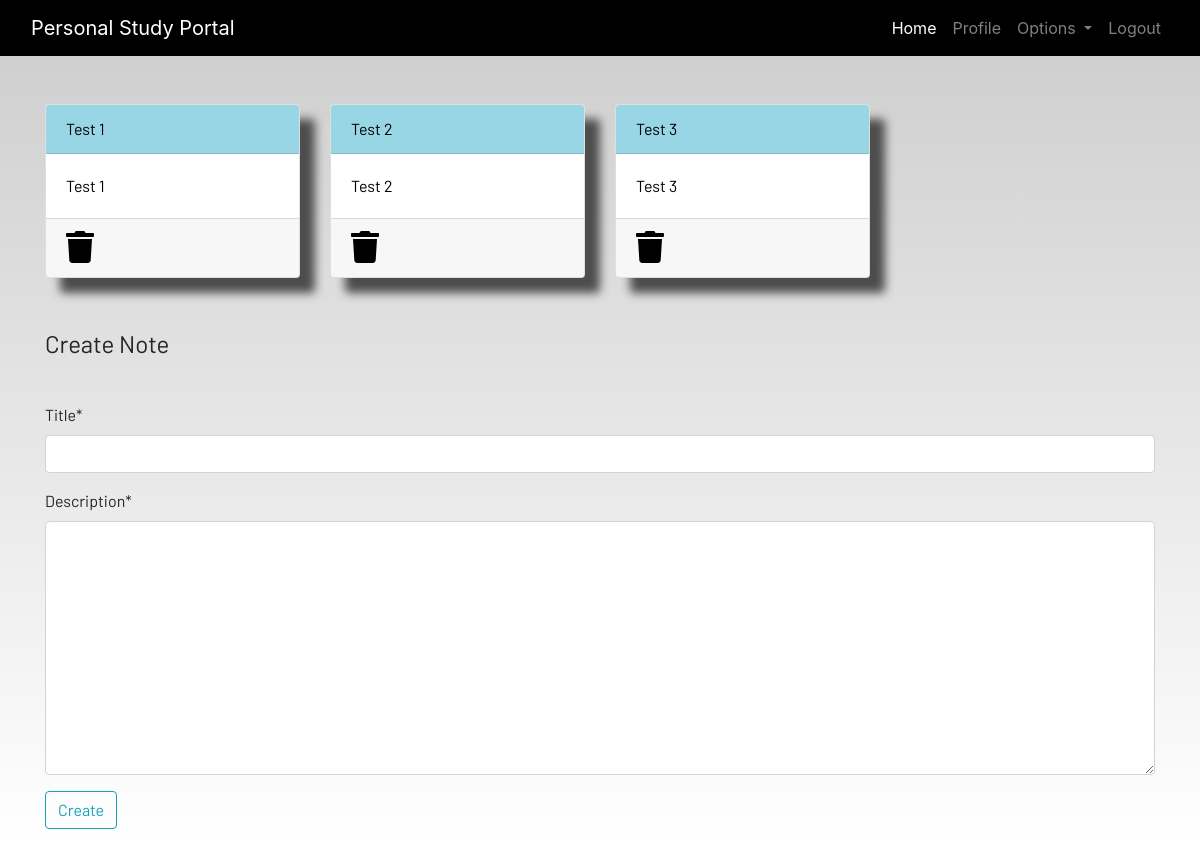
Screenshot of /notes/ (signed in) with the database file from the repository.
### personal_dashboard/models.py (models this page shows, shortened)
class Notes(models.Model):
    user = models.ForeignKey(User, on_delete=models.CASCADE)
    title = models.CharField(max_length=200)
    description = models.TextField()
    class Meta:
        verbose_name_plural = "notes"

### personal_dashboard/views.py (the view)
# urls.py: path('notes/', views.notes, name='personal_dashboard-notes'),
@login_required
def notes(request):
    if request.method == ('POST'):
        form = NotesForm(request.POST)
        if form.is_valid():
            notes = Notes(user=request.user,title=request.POST['title'],description=request.POST['description'])
            notes.save()
        messages.success(request, f'Note Added by {request.user.username} Successfully!')
    else:
        form = NotesForm()
    notes = Notes.objects.filter(user=request.user)
    context = {
        'notes' : notes,
        'form' : form,
    }
    return render(request, 'personal_dashboard/notes.html', context)

### personal_dashboard/forms.py
class NotesForm(forms.ModelForm):
    class Meta:
        model = Notes
        fields = ['title', 'description']

### personal_dashboard/templates/personal_dashboard/notes.html (shortened to what this page needs)
{% extends 'personal_dashboard/base.html' %}
{% load static %}
{% load crispy_forms_tags %}
{% block content %}
<div class="container">
    <div class="row">
        {% for note in notes %}
        <div class="col-md-3">
            <a href="{% url 'notes-detail' note.id %}">
                <div class="card">
                    <div class="card-header">{{ note.title }}</div>
                    <div class="card-body">{{ note.description | slice:"0:100"  }}</div>
                    <div class="card-footer mt-auto "><a href="{% url 'delete-note' note.id %}">
                        <i class="fa fa-trash fa-2x"></i></a>
                    </div>
                </div>
            </a>
        </div>
        {% endfor %}
        <br><br>
    </div>
</div>
<br><br>
<div class="container">
    <form method="POST">
        <fieldset class="form-group">
            <legend class="border-bottom mb-4">Create Note</legend>
        </fieldset>
        {{ form | crispy }}
        <div class="form-group">
            <button href="" class="btn btn-outline-info" type="submit">
                Create
            </button>
        </div>
    </form>
</div>
{% endblock content %}

### static/css/main.css (style rules this page uses)
html { scroll-behavior: smooth; height: 100%; width: 100%; }
.card { box-shadow: 15px 15px 10px rgb(78, 77, 77); }
a { text-decoration: none !important; color: black; }
.card-header { color: black !important; background: rgb(152, 214, 230) !important; transition: 0.3s ease-in; }
html, body { max-width: 100%; overflow-x: hidden; height: 100%; width: 100%; }
body { background: linear-gradient(rgba(0, 0, 0, 0.2), rgba(255, 255, 255, 0.5)); overflow-x: hidden; background-repeat: no-repeat; }
.card-header { background-color: rgb(133, 204, 231); }
.col-md-3 .card { width: 100%; height: 100%; }
.fa { color: black; }

### rows the page displays
Notes: title "Test 1", description "Test 1"
Notes: title "Test 2", description "Test 2"
Notes: title "Test 3", description "Test 3"
